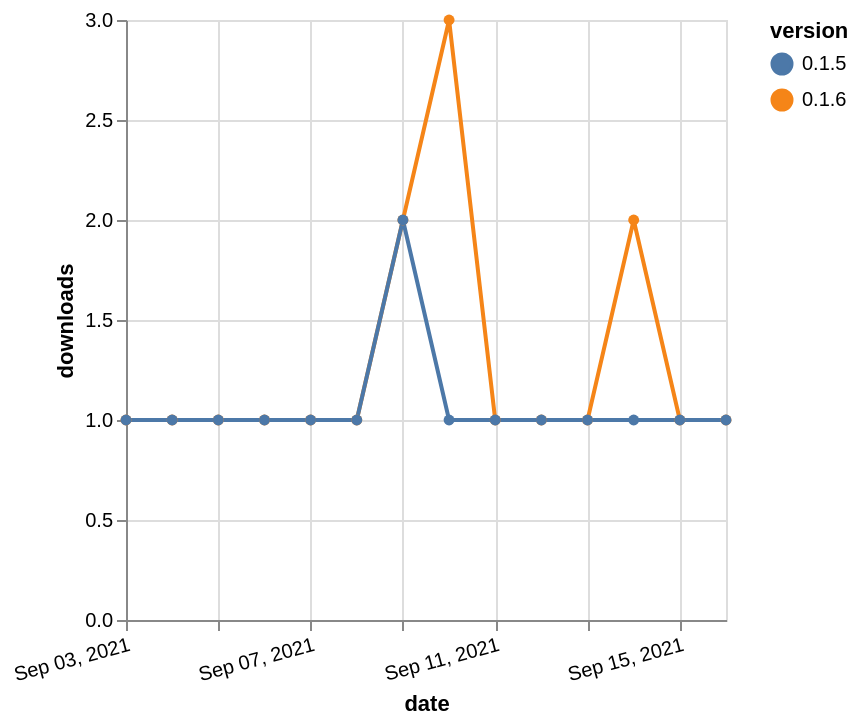

Vega-Lite specification for this chart:
### Vega-Lite specification from a JSON file in a GitHub repository (floating-point values rounded to 4 significant figures)
{"$schema": "https://vega.github.io/schema/vega-lite/v5.json", "description": "A simple bar chart with embedded data.", "data": {"values": [{"date": "2021-09-03", "total": 134, "delta": 1, "version": "0.1.6"}, {"date": "2021-09-04", "total": 135, "delta": 1, "version": "0.1.6"}, {"date": "2021-09-05", "total": 136, "delta": 1, "version": "0.1.6"}, {"date": "2021-09-06", "total": 137, "delta": 1, "version": "0.1.6"}, {"date": "2021-09-07", "total": 138, "delta": 1, "version": "0.1.6"}, {"date": "2021-09-08", "total": 139, "delta": 1, "version": "0.1.6"}, {"date": "2021-09-09", "total": 141, "delta": 2, "version": "0.1.6"}, {"date": "2021-09-10", "total": 144, "delta": 3, "version": "0.1.6"}, {"date": "2021-09-11", "total": 145, "delta": 1, "version": "0.1.6"}, {"date": "2021-09-12", "total": 146, "delta": 1, "version": "0.1.6"}, {"date": "2021-09-13", "total": 147, "delta": 1, "version": "0.1.6"}, {"date": "2021-09-14", "total": 149, "delta": 2, "version": "0.1.6"}, {"date": "2021-09-15", "total": 150, "delta": 1, "version": "0.1.6"}, {"date": "2021-09-16", "total": 151, "delta": 1, "version": "0.1.6"}, {"date": "2021-09-03", "total": 132, "delta": 1, "version": "0.1.5"}, {"date": "2021-09-04", "total": 133, "delta": 1, "version": "0.1.5"}, {"date": "2021-09-05", "total": 134, "delta": 1, "version": "0.1.5"}, {"date": "2021-09-06", "total": 135, "delta": 1, "version": "0.1.5"}, {"date": "2021-09-07", "total": 136, "delta": 1, "version": "0.1.5"}, {"date": "2021-09-08", "total": 137, "delta": 1, "version": "0.1.5"}, {"date": "2021-09-09", "total": 139, "delta": 2, "version": "0.1.5"}, {"date": "2021-09-10", "total": 140, "delta": 1, "version": "0.1.5"}, {"date": "2021-09-11", "total": 141, "delta": 1, "version": "0.1.5"}, {"date": "2021-09-12", "total": 142, "delta": 1, "version": "0.1.5"}, {"date": "2021-09-13", "total": 143, "delta": 1, "version": "0.1.5"}, {"date": "2021-09-14", "total": 144, "delta": 1, "version": "0.1.5"}, {"date": "2021-09-15", "total": 145, "delta": 1, "version": "0.1.5"}, {"date": "2021-09-16", "total": 146, "delta": 1, "version": "0.1.5"}]}, "width": "container", "mark": {"type": "line", "point": {"filled": true}}, "encoding": {"x": {"field": "date", "type": "temporal", "timeUnit": "yearmonthdate", "title": "date", "axis": {"labelAngle": -15}}, "y": {"field": "delta", "type": "quantitative", "title": "downloads"}, "color": {"field": "version", "type": "nominal"}, "tooltip": {"field": "delta"}}}
